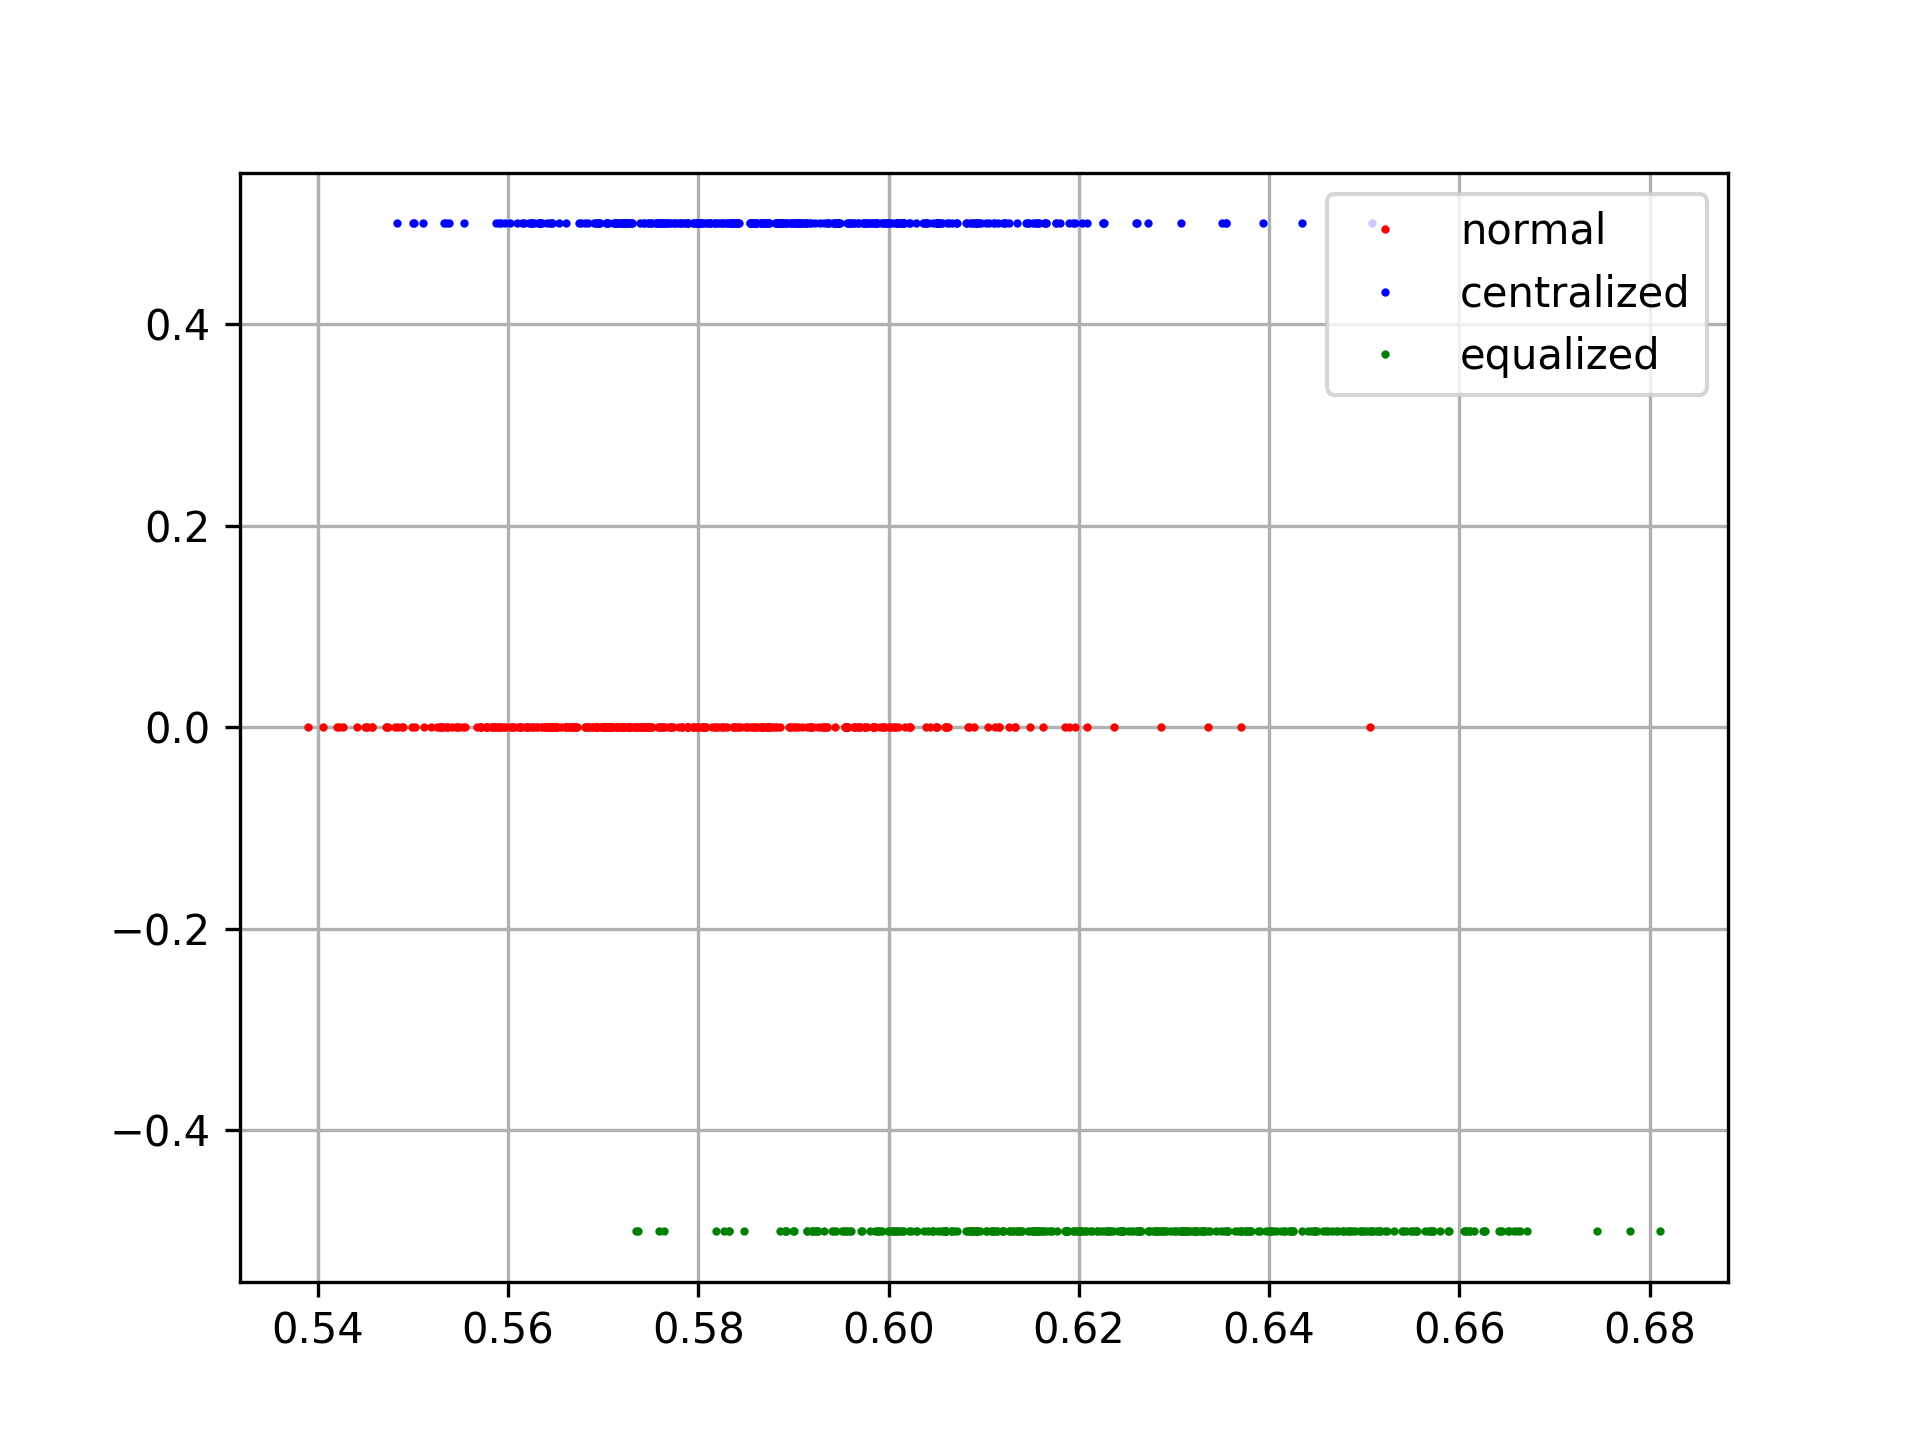

Write Python code to recreate this figure.
import csv
import math
import os
import statistics
from itertools import *

import matplotlib

import Divergence

matplotlib.use('Agg')
import matplotlib.pyplot as plt


input_dir = "Frequencies"
input_dir_cen = "Fake_Centralized_Frequencies"
input_dir_equ = "Fake_Equalized_Frequencies"
dists = []
dists_cen = []
dists_equ = []

for file in os.listdir(os.path.abspath(input_dir)):
    with open("%s/%s" % (input_dir, file), 'r') as f:
        reader = csv.reader(f)
        dists += [Divergence.getDistribution(list(int(row[1]) for row in islice(reader, 0, None)))]

for file in os.listdir(os.path.abspath(input_dir_cen)):
    with open("%s/%s" % (input_dir_cen, file), 'r') as f:
        reader = csv.reader(f)
        dists_cen += [Divergence.getDistribution(list(int(row[1]) for row in islice(reader, 0, None)))]

for file in os.listdir(os.path.abspath(input_dir_equ)):
    with open("%s/%s" % (input_dir_equ, file), 'r') as f:
        reader = csv.reader(f)
        dists_equ += [Divergence.getDistribution(list(int(row[1]) for row in islice(reader, 0, None)))]

total_distribution = Divergence.blendDistributions(dists)
jsds = []
jsds_fake_centralized = []
jsds_fake_equalized = []

for distribution in dists:
    jsds += [Divergence.jsd(distribution, total_distribution)]

for distribution in dists_cen:
    jsds_fake_centralized += [Divergence.jsd(distribution, total_distribution)]

for distribution in dists_equ:
    jsds_fake_equalized += [Divergence.jsd(distribution, total_distribution)]

mu = statistics.mean(jsds)
sigma = math.sqrt(statistics.variance(jsds))
print(jsds)
print("mu: %f" % (mu))
print("sigma: %f" % (sigma))

figure = plt.figure()
zeros = [0] * len(jsds)
plt.plot(jsds, zeros, "ro", ms=1, label="normal")
plt.plot(jsds_fake_centralized, [0.5] * len(jsds), "bo", ms=1, label="centralized")
plt.plot(jsds_fake_equalized, [-0.5] * len(jsds), "go", ms=1, label="equalized")
plt.legend()
plt.grid()
plt.savefig("CompareFrequency.png", dpi=300)
